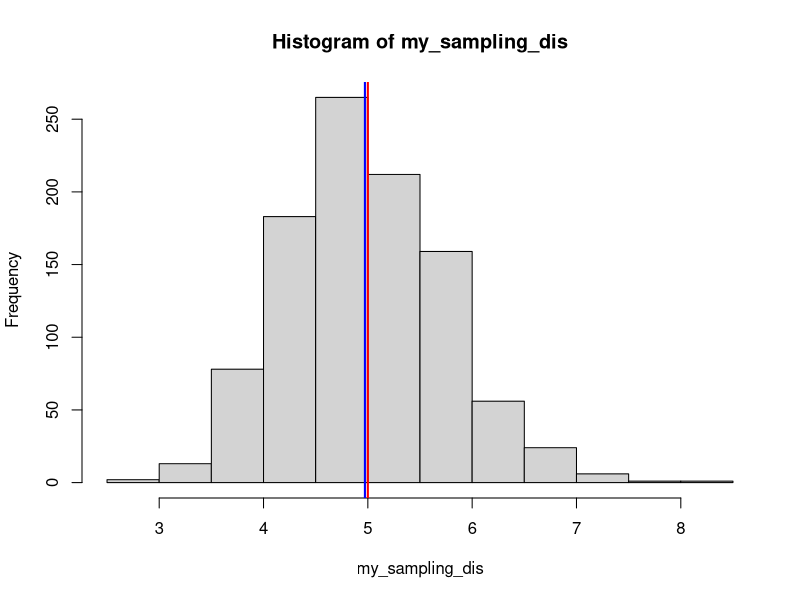
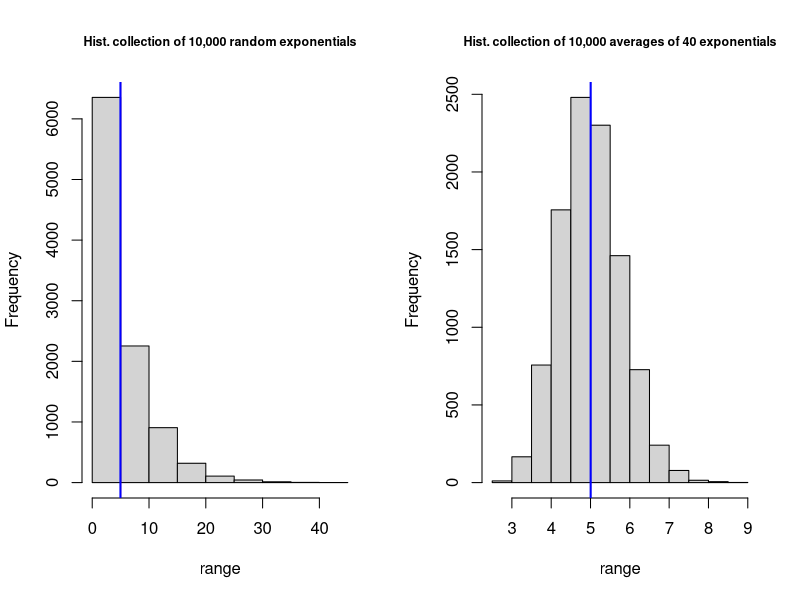

Recreate these plots in R, in order.
## ---- chunk 1
knitr::opts_chunk$set(echo = TRUE)
## ---- chunk 2
my_sampling_dis <- c()
lambda <- 0.2
n <- 40
nsim <- 1000

# I set the seed so that the result is reproducible
set.seed(12345) 
for(i in seq_len(nsim)){
  my_sampling_dis[i] <- mean(rexp(n = n, rate = lambda))
  }
## ---- chunk 3
avg_sampling_dis <- mean(my_sampling_dis)
avg_exponential_dis <- 1/lambda
c('mean_sampling_distribution' = avg_sampling_dis, 
  'mean_exponential_distribution' = avg_exponential_dis)

hist(my_sampling_dis)
abline(v = avg_exponential_dis, col = 'red', lwd = 2)
abline(v = avg_sampling_dis, col = 'blue', lwd = 2)
## ---- chunk 4
# standard deviation of the sampling dis
se_sampling_dis <- round(sd(my_sampling_dis), 2)
# standard error
standard_error <- round((1/lambda)/sqrt(n), 2)

se_sampling_dis

# variance of the theoretical distribution
var_exponential_dis <- round((1/lambda)**2, 2)
# variance of the sampling distribution
var_samplig_dis <- round(var(my_sampling_dis), 2)
## ---- chunk 5
# part three: show that the distribution is approximately normal.
nsim2 <- 10000
expo_sample <- rexp(n = nsim2, rate = lambda)

my_sampling_dis2 <- c()
sapply(X = seq_len(nsim2), 
       function(x){
         my_sampling_dis2[x] <<- mean(rexp(n = n, rate = lambda)) 
         })
## ---- chunk 6
my_samples <- list(expo_sample, my_sampling_dis2)
my_titles <- c('Hist. collection of 10,000 random exponentials',
               'Hist. collection of 10,000 averages of 40 exponentials')

par(mfrow = c(1,2))
mapply(function(x, y){
  hist(x, main = y, cex.main = .75, xlab = 'range')
  abline(v = 1/lambda, col = 'red', lwd = 1)
  abline(v = mean(x), col = 'blue', lwd = 2)},
  my_samples, my_titles)
